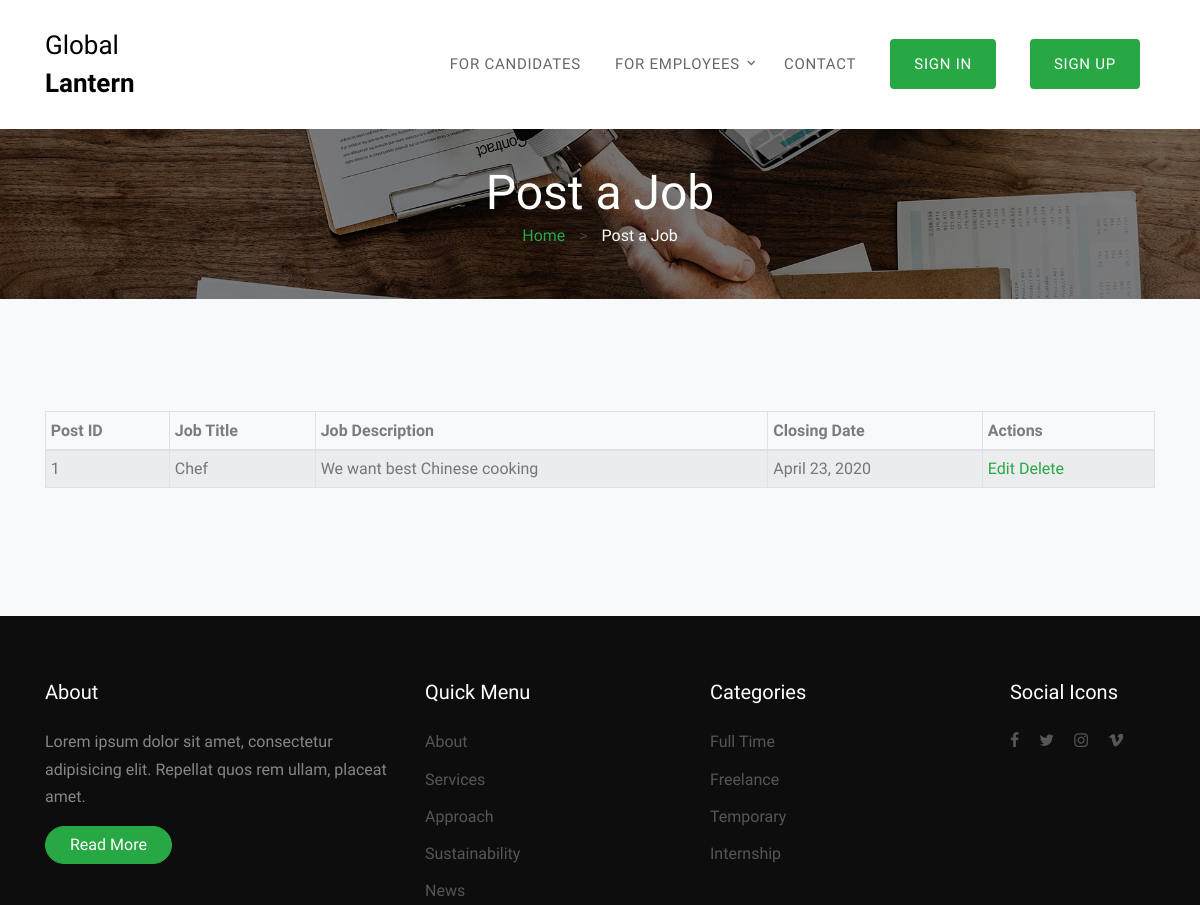
Before: /addpost_preview (upper part) with the older database file.
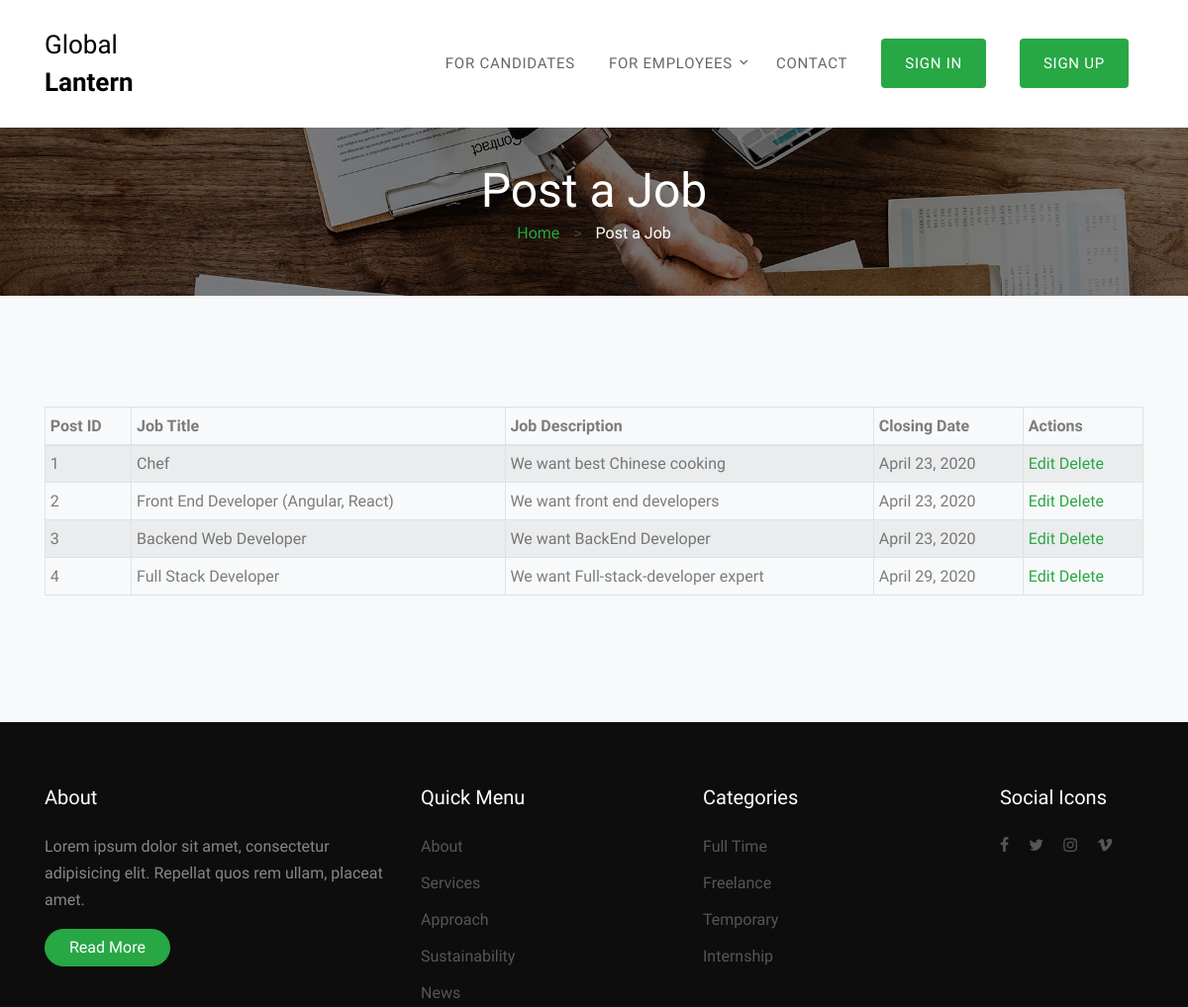
After: the same page with the newer database file.
### jobs/models.py (models this page shows, shortened)
class job_post(models.Model):
    id=models.IntegerField(primary_key=True)
    job_type_id=models.ForeignKey(job_type,on_delete=models.CASCADE)
    company_id=models.ForeignKey(m2.company,on_delete=models.CASCADE)
    is_company_name_hidden=models.CharField(max_length=1)
    create_date=models.DateTimeField(auto_now_add=True)
    job_description=models.TextField()
    job_location_id=models.ForeignKey(job_location,on_delete=models.CASCADE)
    is_active=models.CharField(max_length=1)
    job_title=models.CharField(max_length=50)
    closing_date=models.DateField()
    minimum_pay=models.CharField(max_length=100)
    maximum_pay=models.CharField(max_length=100)
    slug=models.SlugField(max_length=150,unique=True)
    class Mate:
        verbose_name_plural='jobsposts'

### jobs/views.py (the view)
# urls.py: path('addpost_preview',addpost_preview,name='addpostpreview'),
def addpost_preview(request):
    showjob=job_post.objects.all()
    return render(request,'jobs/addpost_preview.html',{'job':showjob})

### templates/jobs/addpost_preview.html (shortened to what this page needs)
{% extends 'navbar.html' %}
{% load static %}
{%block content%}
<div class="site-wrap">
  <div style="height: 113px;"></div>
  <div class="unit-5 overlay" style="background-image: url({% static 'images/hero_1.jpg' %});">
    <div class="container text-center">
      <h2 class="mb-0">Post a Job</h2>
      <p class="mb-0 unit-6"><a href="index.html">Home</a> <span class="sep">></span> <span>Post a Job</span></p>
    </div>
  </div>
  <div class="site-section bg-light">
    <div class="container">
      <div class="row">
        <div class="col-md-12">
          <table class="table table-striped table-bordered table-sm">
            <thead >
            <tr>
                <th>Post ID</th>
                <th>Job Title</th>
                <th>Job Description</th>
                <th>Closing Date</th>
                <th>Actions</th>
            </tr>
            </thead>
            <tbody>
        {% for j in job %}
            <tr>
                <td>{{ j.id }}</td>
                <td>{{ j.job_title }}</td>
                <td>{{ j.job_description }}</td>
                <td>{{ j.closing_date }}</td>
                <td>
                    <a href="/addpost_edit/{{ j.id}}"><span class="glyphicon glyphicon-pencil" >Edit</span></a>
                    <a href="/addpost_delete/{{ j.id}}">Delete</a>
                </td>
            </tr>
        {% endfor %}
            </tbody>
        </table>
        </div>
      </div>
    </div>
  </div>
  <footer class="site-footer">
    <div class="container">
      <div class="row">
        <div class="col-md-4">
          <h3 class="footer-heading mb-4 text-white">About</h3>
          <p>Lorem ipsum dolor sit amet, consectetur adipisicing elit. Repellat quos rem ullam, placeat amet.</p>
          <p><a href="#" class="btn btn-primary pill text-white px-4">Read More</a></p>
        </div>
        <div class="col-md-6">
          <div class="row">
            <div class="col-md-6">
              <h3 class="footer-heading mb-4 text-white">Quick Menu</h3>
                <ul class="list-unstyled">
                  <li><a href="#">About</a></li>
                  <li><a href="#">Services</a></li>
                  <li><a href="#">Approach</a></li>
                  <li><a href="#">Sustainability</a></li>
                  <li><a href="#">News</a></li>
                </ul>
            </div>
            <div class="col-md-6">
              <h3 class="footer-heading mb-4 text-white">Categories</h3>
                <ul class="list-unstyled">
                  <li><a href="#">Full Time</a></li>
                  <li><a href="#">Freelance</a></li>
                  <li><a href="#">Temporary</a></li>
                  <li><a href="#">Internship</a></li>
                </ul>
            </div>
          </div>
        </div>
        <div class="col-md-2">
          <div class="col-md-12"><h3 class="footer-heading mb-4 text-white">Social Icons</h3></div>
            <div class="col-md-12">
              <p>
                <a href="#" class="pb-2 pr-2 pl-0"><span class="icon-facebook"></span></a>
                <a href="#" class="p-2"><span class="icon-twitter"></span></a>
                <a href="#" class="p-2"><span class="icon-instagram"></span></a>
                <a href="#" class="p-2"><span class="icon-vimeo"></span></a>
              </p>
            </div>
        </div>
      </div>
    </div>
  </footer>
</div>
{%endblock%}

### templates/navbar.html (shortened to what this page needs)
{% load static %}
<!DOCTYPE html>
<html lang="en">
  <head>
    <link rel="stylesheet" href="{% static 'fonts/icomoon/style.css' %}">
    <link rel="stylesheet" href="{% static 'css/bootstrap.min.css' %}">
    <link rel="stylesheet" href="{% static 'css/magnific-popup.css' %}">
    <link rel="stylesheet" href="{% static 'css/jquery-ui.css' %}">
    <link rel="stylesheet" href="{% static 'css/owl.carousel.min.css' %}">
    <link rel="stylesheet" href="{% static 'css/owl.theme.default.min.css' %}">
    <link rel="stylesheet" href="{% static 'css/bootstrap-datepicker.css' %}">
    <link rel="stylesheet" href="{% static 'css/animate.css' %}">
    <link rel="stylesheet" href="https://cdn.jsdelivr.net/npm/mediaelement@4.2.7/build/mediaelementplayer.min.css">
    <link rel="stylesheet" href="{% static 'fonts/flaticon/font/flaticon.css' %}">
    <link rel="stylesheet" href="{% static 'css/aos.css' %}">
    <link rel="stylesheet" href="{% static 'css/style.css'%}">
  </head>
  <body>
  <div class="site-wrap">
    <div class="site-navbar-wrap js-site-navbar bg-white">
      <div class="container">
        <div class="site-navbar bg-light">
          <div class="py-1">
            <div class="row align-items-center">
              <div class="col-2">
                <h2 class="mb-1 site-logo"><a href="{% url 'home' %}">Global<strong class="font-weight-bold"> Lantern</strong> </a></h2>
              </div>
              <div class="col-10">
                <nav class="site-navigation text-right" role="navigation">
                  <div class="container">
                    <ul class="site-menu js-clone-nav d-none d-lg-block">
                      <li><a href="categories.html">For Candidates</a></li>
                      <li class="has-children">
                        <a href="category.html">For Employees</a>
                      </li>
                      <li><a href="contact.html">Contact</a></li>
                      {% if user.is_authenticated %}
                      <li><a href="{% url 'account_logout' %}"><span class="bg-primary text-white py-3 px-4 rounded"><span class="icon-plus mr-3"></span>Sign out</span></a></li>
                      {% else %}
                      <li><a href="{% url 'account_login' %}"><span class="bg-primary text-white py-3 px-4 rounded">Sign In</span></a></li>
                      <li><a href="{% url 'account_signup' %}"><span class="bg-primary text-white py-3 px-4 rounded">Sign up</span></a></li>
                      {%endif%}
                    </ul>
                  </div>
                </nav>
              </div>
            </div>
          </div>
        </div>
      </div>
    </div>
    {% block content %}
    {% endblock%}
  </div>
  </body>
</html>

### static/css/style.css (style rules this page uses)
body { line-height: 1.7; color: rgba(0, 0, 0, 0.5); font-weight: 400; font-size: 1rem; font-family: "Roboto Mono", SFMono-Regular, Menlo, Monaco, Consolas, "Liberation Mono", "Courier New", monospace; font-family: "Work Sans", -apple-system, BlinkMacSystemFont, "Segoe UI", Roboto, "Helvetica Neue", Arial, sans-serif, "Apple Color Emoji", "Segoe UI Emoji", "Segoe UI Symbol", "Noto Color Emoji"; }
h1, h2, h3, h4, h5, .h1, .h2, .h3, .h4, .h5 { color: #000; }
a { -webkit-transition: .3s all ease; -o-transition: .3s all ease; transition: .3s all ease; }
.site-wrap:before { -webkit-transition: .3s all ease-in-out; -o-transition: .3s all ease-in-out; transition: .3s all ease-in-out; background: rgba(0, 0, 0, 0.6); content: ""; position: absolute; z-index: 2000; top: 0; left: 0; right: 0; bottom: 0; opacity: 0; visibility: hidden; }
.btn { position: relative; top: 0; }
.btn.pill { border-radius: 30px !important; }
.site-section { padding: 3em 0; }
@media (min-width: 768px) { .site-section { padding: 7em 0; } }
.site-footer { padding: 4em 0; background: #0d0d0d; color: rgba(255, 255, 255, 0.5); }
.site-footer .footer-heading { font-size: 20px; }
.site-footer a { color: rgba(255, 255, 255, 0.3); }
.site-footer ul li { margin-bottom: 10px; }
.site-navbar-wrap { background: #fff !important; position: fixed; z-index: 99; width: 100%; padding: 20px 0; margin-bottom: 113px; left: 0; -webkit-transition: .3s all ease; -o-transition: .3s all ease; transition: .3s all ease; }
.site-navbar-top, .site-navbar { border-bottom: 1px solid rgba(0, 0, 0, 0.1); }
.site-navbar { margin-bottom: 0px; width: 100%; border-bottom: none; background: #fff !important; }
.site-navbar .site-logo { font-weight: 200; }
.site-navbar .site-logo a { font-weight: 200; font-size: 26px; color: #000; }
.site-navbar .site-navigation .site-menu { margin-bottom: 0; }
.site-navbar .site-navigation .site-menu a { text-decoration: none !important; font-size: 15px; display: inline-block; }
.site-navbar .site-navigation .site-menu > li { display: inline-block; padding: 10px 5px; }
.site-navbar .site-navigation .site-menu > li > a { padding: 10px 10px; text-transform: uppercase; letter-spacing: .05em; color: rgba(0, 0, 0, 0.6); font-size: 15px; text-decoration: none !important; }
.site-navbar .site-navigation .site-menu > li:last-child { padding-right: 0; }
.site-navbar .site-navigation .site-menu > li:last-child > a { padding-right: 0; }
.site-navbar .site-navigation .site-menu .has-children { position: relative; }
.site-navbar .site-navigation .site-menu .has-children > a { position: relative; padding-right: 20px; }
.site-navbar .site-navigation .site-menu .has-children > a:before { position: absolute; content: "\e313"; font-size: 16px; top: 50%; right: 0; -webkit-transform: translateY(-50%); -ms-transform: translateY(-50%); transform: translateY(-50%); font-family: 'icomoon'; }
.site-navbar .site-navigation .site-menu .has-children a { text-transform: uppercase; }
.site-mobile-menu .site-nav-wrap { padding: 0; margin: 0; list-style: none; position: relative; }
.site-mobile-menu .site-nav-wrap a { padding: 10px 20px; display: block; position: relative; color: #212529; }
.site-mobile-menu .site-nav-wrap li { position: relative; display: block; }
.site-mobile-menu .site-nav-wrap > li { display: block; position: relative; float: left; width: 100%; }
.site-mobile-menu .site-nav-wrap > li > a { padding-left: 20px; font-size: 20px; }
.unit-5 { padding-top: 50px; padding-bottom: 50px; background-size: cover; background-position: center center; }
.unit-5.overlay { position: relative; }
.unit-5.overlay:before { position: absolute; content: ""; left: 0; right: 0; bottom: 0; top: 0; z-index: 1; background: rgba(0, 0, 0, 0.5); }
.unit-5 > .container { z-index: 2; position: relative; }
.unit-5 h2 { color: #fff; font-size: 3rem; }
.unit-6 { color: #fff; }
.unit-6 .sep { color: rgba(255, 255, 255, 0.2); margin: 0 10px; }

Changed rows visible on the page:
added job_post: id "2", job_title "Front End Developer (Angular, React)", job_description "We want front end developers", closing_date "April 23, 2020"
added job_post: id "3", job_title "Backend Web Developer", job_description "We want BackEnd Developer", closing_date "April 23, 2020"
added job_post: id "4", job_title "Full Stack Developer", job_description "We want Full-stack-developer expert", closing_date "April 29, 2020"
